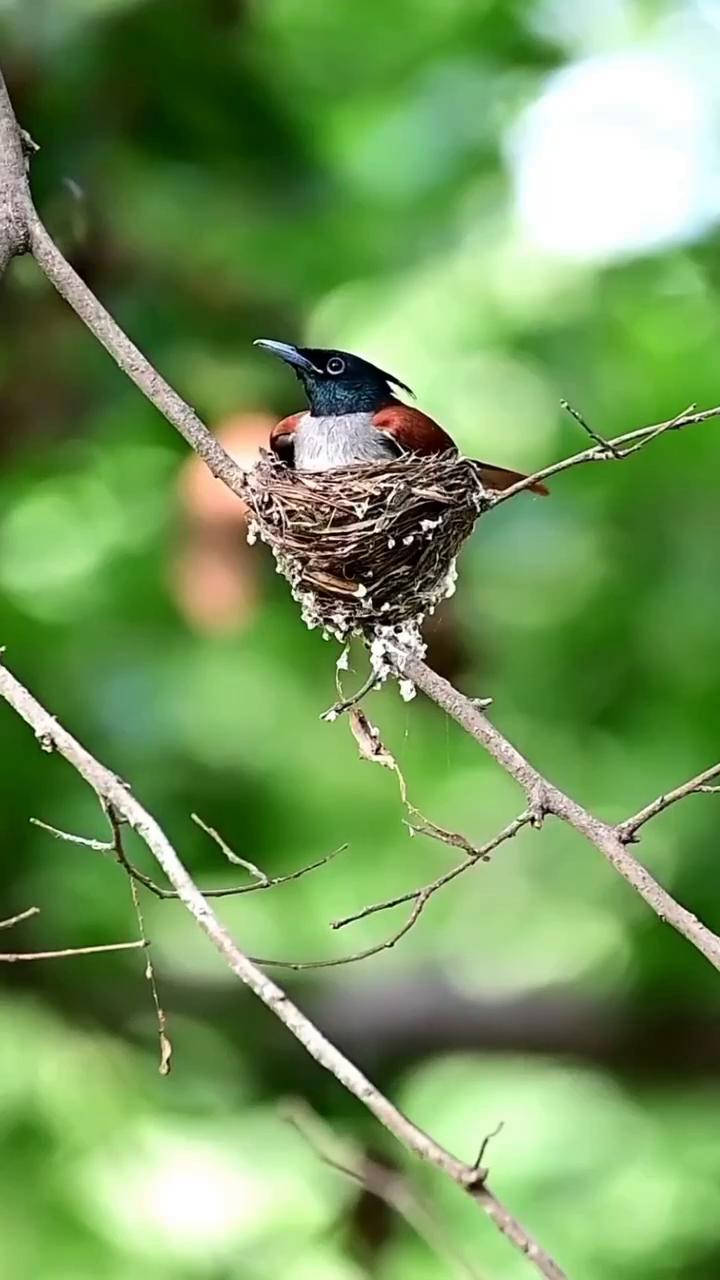
#> input picture frame 9 of cv_and_ml_with_python_and_opencv/video1_3sec.mp4, 720 x 1280 px
$ jupyter execute cv_ml_3_3.ipynb
#> lines starting #> are read from the running program, lines starting #| are printed output that depends on the picture
[cell 1]
import cv2
import numpy as np
import matplotlib.pyplot as plt

cap = cv2.VideoCapture(r'c:\Users\지우\Desktop\AI_study\cv_and_ml_with_python_and_opencv\video1_3sec.mp4')

if not cap.isOpened():
    print("비디오 파일을 열 수 없습니다.")
else:
    bgMethod1 = cv2.createBackgroundSubtractorMOG2()
    bgMethod2 = cv2.createBackgroundSubtractorKNN()
    bgMethod1_blur = cv2.createBackgroundSubtractorMOG2()
    bgMethod2_blur = cv2.createBackgroundSubtractorKNN()

    imgIndex = 1
    frame = None
    bgMOG = None
    bgKNN = None

    while cap.isOpened():
        ret, temp_frame = cap.read()
#> temp_frame is the input picture: shape (1280, 720, 3); mean B, G, R 89.8, 151.7, 115.2
        if not ret or temp_frame is None:
            break

        frame = temp_frame  # 유효한 프레임만 저장
        frame = cv2.resize(frame, (320, 240))
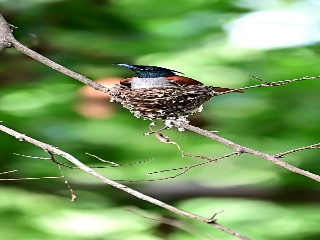
#> frame: shape (240, 320, 3); mean B, G, R 89.7, 151.6, 115.1

        fgMOG = bgMethod1.apply(frame, learningRate=-1)
#> fgMOG: shape (240, 320); every value is 127
        fgKNN = bgMethod2.apply(frame)
#> fgKNN: shape (240, 320); every value is 255
        fgMOG_blur = bgMethod1_blur.apply(cv2.blur(frame, (5, 5)), learningRate=-1)
        fgKNN_blur = bgMethod2_blur.apply(cv2.blur(frame, (5, 5)))

        if imgIndex > 1:
            bgMOG = bgMethod1.getBackgroundImage()
            bgKNN = bgMethod2.getBackgroundImage()
            bgMOG_blur = bgMethod1_blur.getBackgroundImage()
            bgKNN_blur = bgMethod2_blur.getBackgroundImage()

        imgIndex += 1

    cap.release()

    # 결과 표시 (마지막 프레임 기준)
    if frame is not None:
        fig, axes = plt.subplots(2, 3, figsize=(15, 10))
        axes[0, 0].imshow(cv2.cvtColor(frame, cv2.COLOR_BGR2RGB))
        axes[0, 0].set_title('Original Frame')
        axes[0, 1].imshow(fgMOG, cmap='gray')
        axes[0, 1].set_title('MOG2 Foreground')
        axes[0, 2].imshow(fgKNN, cmap='gray')
        axes[0, 2].set_title('KNN Foreground')
        axes[1, 0].imshow(fgMOG_blur, cmap='gray')
        axes[1, 0].set_title('MOG2 Foreground (Blurred)')
        axes[1, 1].imshow(fgKNN_blur, cmap='gray')
        axes[1, 1].set_title('KNN Foreground (Blurred)')
        if bgMOG is not None:
            axes[1, 2].imshow(cv2.cvtColor(bgMOG, cv2.COLOR_BGR2RGB))
            axes[1, 2].set_title('MOG2 Background')
        for ax in axes.flat:
            ax.axis('off')
        plt.tight_layout()
        plt.show()
    else:
        print("프레임을 읽을 수 없습니다.")
